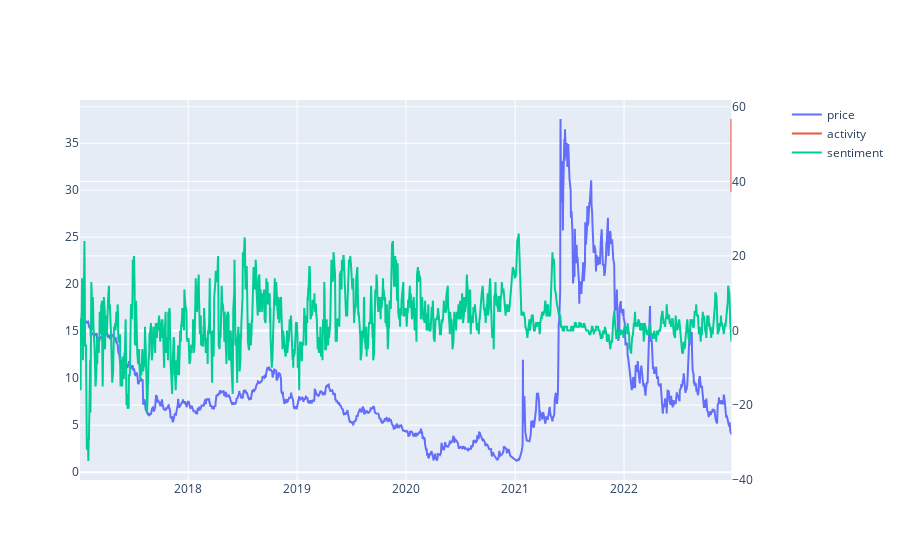

Notebook code cell kept with this figure:
### Code cell
stock = combined[combined['ticker'] == 'AMC'].copy()
stock = stock.sort_values(by='date')

# Create figure with secondary y-axis
fig = make_subplots(specs=[[{"secondary_y": True}]])

fig.add_trace(
    go.Scatter(x=stock['date'], y=stock['closeadj'], name="price"),
    secondary_y=False,
)

fig.add_trace(
    go.Scatter(x=stock['date'], y=stock['ShortRatio']*100, name="activity"),
    secondary_y=True,
)

fig.add_trace(
    go.Scatter(x=stock['date'], y=stock['sentiment'], name="sentiment"),
    secondary_y=True,
)
fig.show()

### Figure 1 — Plotly figure (JSON) as saved in the notebook; plotly's stock layout.template omitted (floating-point values rounded to 4 significant figures; data arrays with more than 128 entries replaced by an {"elided": "..."} marker saying what was removed)
{"data": [{"name": "price", "type": "scatter", "x": {"elided": "1509 str values"}, "xaxis": "x", "y": {"elided": "1509 float values"}, "yaxis": "y"}, {"name": "activity", "type": "scatter", "x": {"elided": "1509 str values"}, "xaxis": "x", "y": {"elided": "1509 float values"}, "yaxis": "y2"}, {"name": "sentiment", "type": "scatter", "x": {"elided": "1509 str values"}, "xaxis": "x", "y": {"elided": "1509 int values"}, "yaxis": "y2"}], "layout": {"xaxis": {"anchor": "y", "domain": [0, 0.94]}, "yaxis": {"anchor": "x", "domain": [0, 1]}, "yaxis2": {"anchor": "x", "overlaying": "y", "side": "right"}}}
